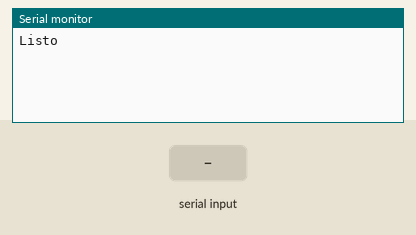
This sketch was run on a simulated Arduino Uno, built with avr-gcc and run on an emulated ATmega328P. On the bench: the last lines printed to the serial monitor. The inputs (shaded band) are chosen by the test bench.

Above: at 1.2 s.
1.3 s: "1" received over the second serial link
At 2.5 s:
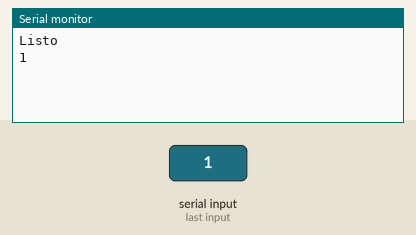
2.8 s: "0" received over the second serial link
At 3.6 s:
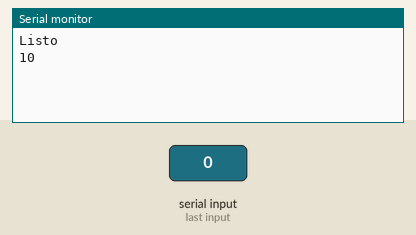

Measured:
- after the input at 1.3 s, the serial monitor: prints a new line at once (image 1)
- after the input at 2.8 s, the serial monitor: prints a new line at once (image 2)

The sketch:

HC-06-05-ARDUINO_UNO.ino
```cpp
/*
	Capitulo 24 de Arduino desde cero en Español.
	Programa que permite establecer una comunicacion con el modulo Bluetooth HC-05
	y configurarlo de manera tal que pueda ser vinculado mediante un telefono
	movil o dispositivo compatible.

	Autor: bitwiseAr

*/

#include <SoftwareSerial.h>	// libreria que permite establecer pines digitales
				// para comunicacion serie

SoftwareSerial miBT(10, 11); 	// pin 10 como RX, pin 11 como TX

void setup(){
  Serial.begin(9600);		// comunicacion de monitor serial a 9600 bps
  Serial.println("Listo");	// escribe Listo en el monitor
  miBT.begin(9600);		// comunicacion serie entre Arduino y el modulo a 38400 bps
}

void loop(){
if (miBT.available())     	// si hay informacion disponible desde modulo
{
  Serial.write(miBT.read()); 	// lee Bluetooth y envia a monitor serial de Arduino

}

if (Serial.available())   	// si hay informacion disponible desde el monitor serial
   miBT.write(Serial.read()); 	// lee monitor serial y envia a Bluetooth
}
```
